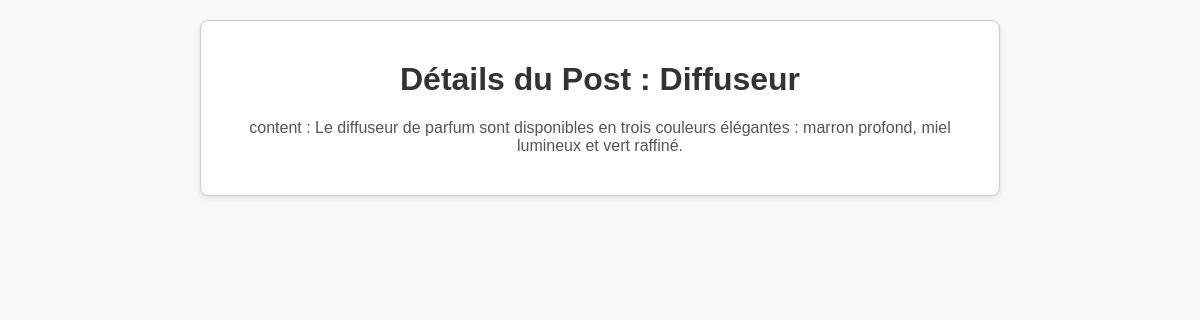
Page /blog/3/ on the committed database.
### blog/models.py (models this page shows, shortened)
class Post(models.Model):
    title = models.CharField(max_length=200, unique=True)
    slug = models.SlugField(max_length=200, unique=True)
    author = models.ForeignKey(User, on_delete= models.CASCADE,related_name='blog_posts')
    updated_on = models.DateTimeField(auto_now= True)
    content = models.TextField()
    created_on = models.DateTimeField(auto_now_add=True)
    status = models.IntegerField(choices=STATUS, default=0)
    image=models.ImageField(blank=True)
    class Meta:
        ordering = ['-created_on']

### blog/views.py (the view)
# urls.py: path('<int:pk>/', DetailPost.as_view(), name='detail_post'),
class DetailPost(DetailView):
    model = Post
    template_name = 'blog/detail_post.html'
    context_object_name = 'post'

### blog/templates/blog/detail_post.html (shortened to what this page needs)
<!DOCTYPE html>
<html lang="en">
<head>
</head>
<body>
  <div class="container">
    <h1>Détails du Post : {{ post.title }}</h1>
    <p>content : {{ post.content }}</p>
  </div>
</body>
</html>

### blog/templates/blog/detail_post.html (style rules this page uses)
body { font-family: Arial, sans-serif; background-color: #f8f8f8; margin: 0; padding: 0; }
h1 { text-align: center; color: #333; margin-top: 20px; }
p { text-align: center; color: #555; margin-bottom: 20px; }
.container { max-width: 800px; margin: 20px auto; padding: 20px; background-color: #fff; border-radius: 8px; box-shadow: 0 2px 5px rgba(0, 0, 0, 0.1); border: 1px solid #ccc; box-sizing: border-box; }

### rows in the picture
Post: title "Diffuseur", content "Le diffuseur de parfum sont disponibles en trois couleurs élégantes : marron profond, miel lumineux et vert raffiné."
